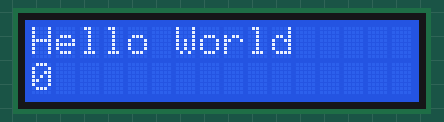
A sketch run on a simulated Arduino Uno, built with avr-gcc and run on an emulated ATmega328P. Parts: 16×2 character LCD.

Above: at 0.1 s.
At 4.1 s:
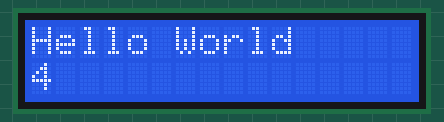
At 9.1 s:
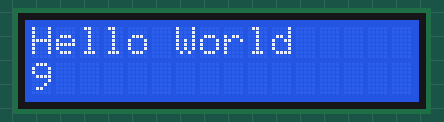
At 19.2 s:
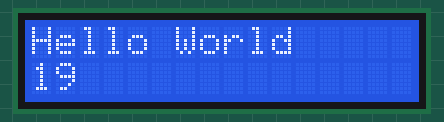
At 28.2 s:
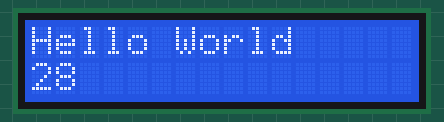
At 38.2 s:
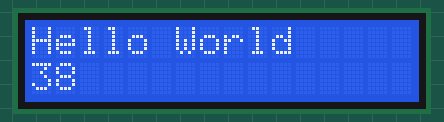

Measured:
- what the display in image 1 shows lasts 1.0 s, from 4.1 s to 5.1 s

The sketch:

lcdDisplay.ino
```cpp
#include <LiquidCrystal.h>


LiquidCrystal lcd(2, 3, 4, 5, 6, 7);

int tim = 0;


void setup() {
  // put your setup code here, to run once:
  lcd.begin(16, 2);

  lcd.print("Hello");
  lcd.print("World");

}

void loop() {
  // put your main code here, to run repeatedly:
  lcd.setCursor(0, 0);
  lcd.print("Hello");
  lcd.print(" World");

  lcd.setCursor(0, 1);
  lcd.print(tim);

  delay(1000);
  tim++;

}
```
